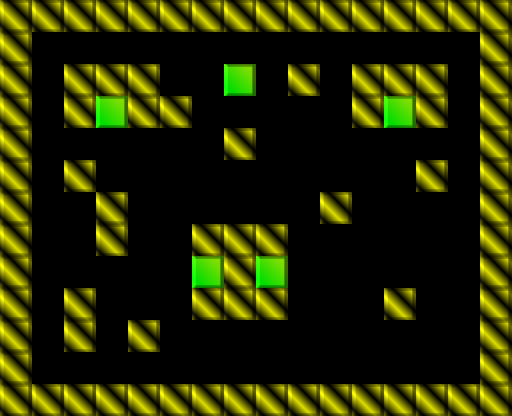

A 2D game scene composited from a Tiled map and its tileset images. What follows is a short description and the map's XML, with each tile layer's data collapsed to a summary:
An orthogonal 16x13 tile map with 32x32 px tiles, 1 tile layer (map) and 6 objects.

<map version="1.0" orientation="orthogonal" renderorder="right-down" width="16" height="13" tilewidth="32" tileheight="32">
 <tileset firstgid="1" name="tiles" tilewidth="32" tileheight="32">
  <image source="../tiles.png" width="128" height="32" />
 </tileset>
 <layer name="map" width="16" height="13">
  <data>[208 cells, 88 non-empty, 2 distinct tile ids]</data>
 </layer>
 <objectgroup color="#0000ff" name="connection-player">
  <properties>
   <property name="connectGroups" value="1" />
   <property name="controllable" value="1" />
   <property name="farAway" value="0" />
   <property name="pushable" value="0" />
   <property name="pusher" value="1" />
  </properties>
  <object x="224" y="320" width="32" height="32">
   <properties>
    <property name="connectGroups" value="1" />
    <property name="pusher" value="1" />
   </properties>
  </object>
 </objectgroup>
 <objectgroup color="#ff00ff" name="connection-blocks">
  <properties>
   <property name="connectGroups" value="0" />
   <property name="controllable" value="1" />
   <property name="farAway" value="1" />
   <property name="pushable" value="1" />
   <property name="pusher" value="0" />
  </properties>
  <object x="64" y="128" width="32" height="32">
   <properties>
    <property name="connectGroups" value="1" />
    <property name="pusher" value="1" />
   </properties>
  </object>
  <object x="160" y="192" width="32" height="32">
   <properties>
    <property name="connectGroups" value="1" />
    <property name="pusher" value="1" />
   </properties>
  </object>
  <object x="256" y="192" width="32" height="32">
   <properties>
    <property name="connectGroups" value="1" />
    <property name="pusher" value="1" />
   </properties>
  </object>
  <object x="128" y="288" width="32" height="32">
   <properties>
    <property name="connectGroups" value="1" />
    <property name="pusher" value="1" />
   </properties>
  </object>
  <object x="288" y="288" width="32" height="32">
   <properties>
    <property name="connectGroups" value="1" />
    <property name="pusher" value="1" />
   </properties>
  </object>
 </objectgroup>
</map>